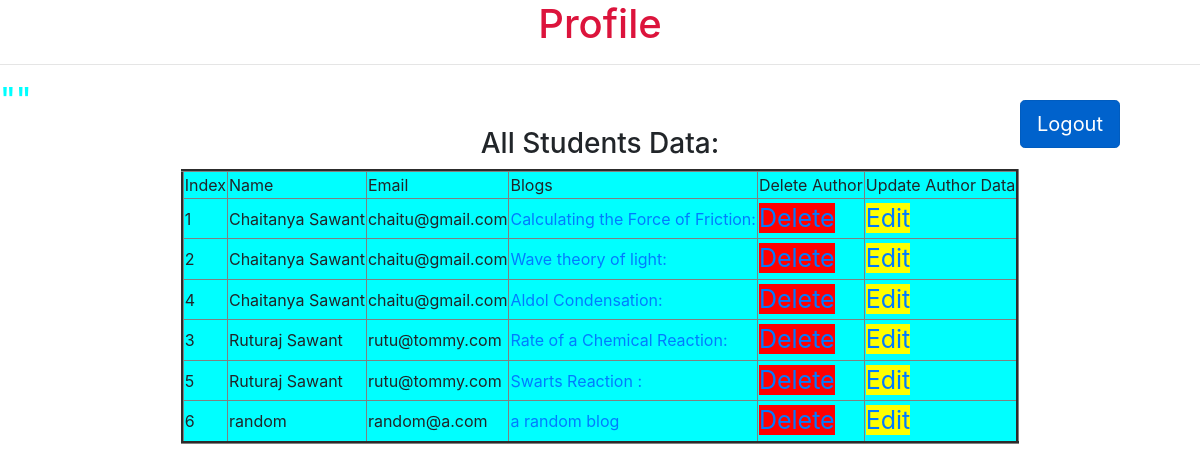
The app's page /admin_profile/1/ with its own data.
### blogs/models.py (models this page shows, shortened)
class Blogs(models.Model):
    title=models.CharField(max_length=200)
    blog_content=models.TextField(max_length=10200)
    user_blog=models.ForeignKey(userDetails,on_delete=models.CASCADE)
    img1=models.ImageField(upload_to='blog_images',null=True,blank=True)
    img2=models.ImageField(upload_to='blog_images',null=True,blank=True)
    time=models.DateTimeField(auto_now_add=True,null=True)
    class Meta:
        db_table="All Blogs"

class userDetails(models.Model):
    name = models.TextField(max_length=40)
    email = models.EmailField()
    password=models.TextField(max_length=20)
    profile=models.ImageField(upload_to='blog_user_profile',null=True, blank=True)
    """
    title=models.CharField(max_length=200,default='No Title')
    blog=models.TextField(max_length=10000,default='No Title')
    comment=models.TextField(max_length=1000,default='No Comments')
    """
    class Meta:
        db_table="User Details"

### blogs/views.py (the view)
# urls.py: path('admin_profile/<int:aid>/',admin_profile,name='admin_profile'),
def admin_profile(request,aid):
    all_data=userDetails.objects.all()
    for i in User.objects.all():
        if i.id==aid:
            name=i.first_name
    all_blogs=Blogs.objects.all()
    return render(request,'admin profile.html',{'all_data':all_data,'name':name,'aid':aid,'all_blogs':all_blogs})

### templates/admin profile.html (shortened to what this page needs)
<!DOCTYPE html>
<html lang="en">
<head>
        <link rel="stylesheet" href="https://maxcdn.bootstrapcdn.com/bootstrap/4.0.0/css/bootstrap.min.css">
</head>
<body>
<center><h1 style="color:crimson">Profile</h1></center>
<hr>
<h2 style="color:aqua;">"{{name}}"</h2>
<form action="{% url 'logout' %}" method="post">
    <button type="submit" class="btn btn-primary btn-lg active" style="position:absolute;top:100px;right:80px;" aria-pressed="true">Logout</button>
</form>
    {% if all_data %}
    <center>
        <h3>All Students Data:</h3>
        <table border="3px" title="Student  Data" bgcolor="cyan">
            <tr>
            <td>
                Index
            </td>
            <td>
                Name
            </td>
            <td>
                Email
            </td>
            <td>
                Blogs
            </td>
            <td>
                Delete Author
            </td>
            <td>
                Update Author Data
            </td>
        </tr>
            {% if all_blogs %}
            {% for data in all_data %}
            {% for blog in all_blogs %}
            {% if data.id == blog.user_blog_id %}
            <tr>
                <td>
                    {{forloop.counter}}
               </td>
                <td>
                    {{data.name }}
                </td>
                <td>
                    {{data.email}}
                </td>
                <td>
                    <a href="{% url 'delete_blog' aid blog.title %}" title="Click here to 'Delete' {{blog.title}} "> {{blog.title }}</a>
                </td>
                <td>
                    <a href="{% url 'delete' data.id aid %}" style="background-color:red;font-size:25px;" title="Delete {{data.name}}">Delete</a>
                </td>
                <td>
                    <a href="{% url 'update' data.id aid %}" style="background-color:yellow;font-size:25px;" title="Update {{data.name}}">Edit</a>
                </td>
            </tr>
             {% endif %}
            {% endfor %}
            {% endfor %}
            {% endif %}
    </table>
    </center>
    {% endif %}
</body>
</html>

### records on screen
userDetails: name "Chaitanya Sawant", email "chaitu@gmail.com"
Blogs: title "Calculating the Force of Friction:"
Blogs: title "Wave theory of light:"
Blogs: title "Aldol Condensation:"
userDetails: name "Ruturaj Sawant", email "rutu@tommy.com"
Blogs: title "Rate of a Chemical Reaction:"
Blogs: title "Swarts Reaction :"
userDetails: name "random", email "random@a.com"
Blogs: title "a random blog"
